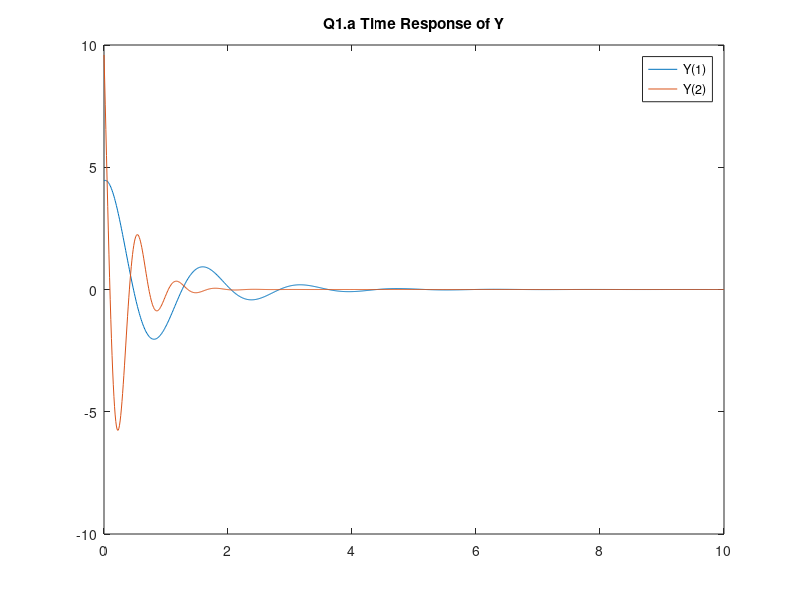
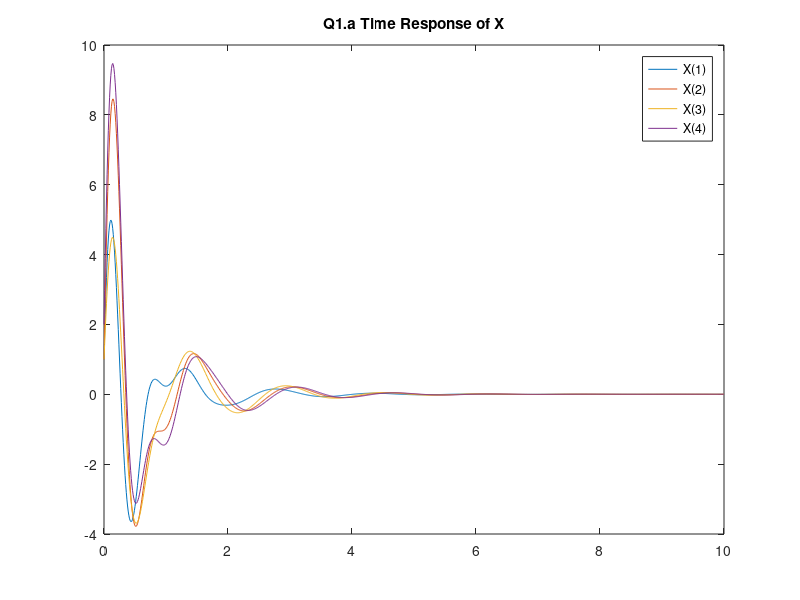
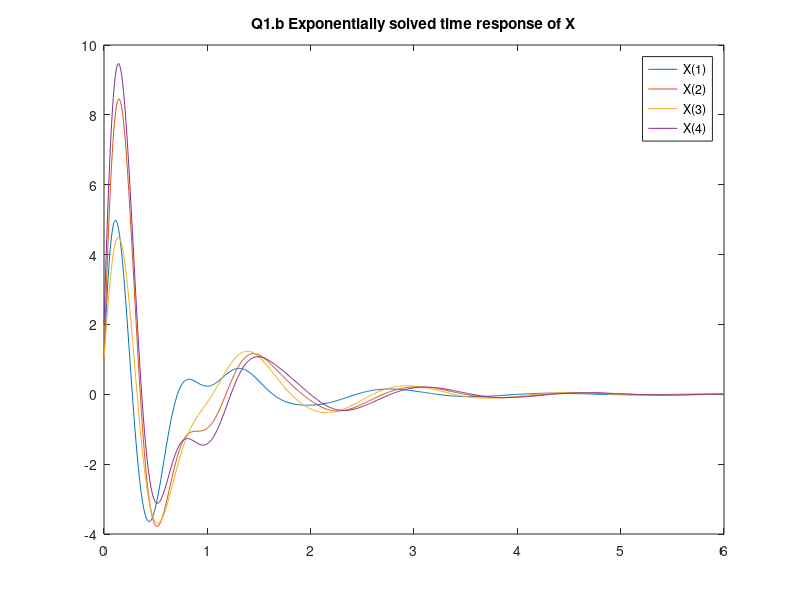
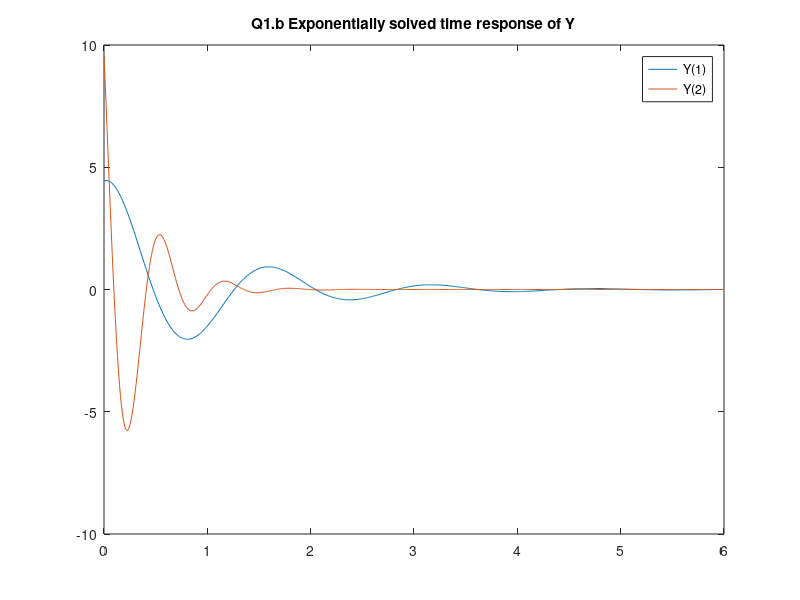

MATLAB code to generate these figures, in order: (Note: this script raises an error after producing the figures.)
%% a
close all
clear

% Create System
A = [12.5314 , -91.36 , 28.7129 , 59.9628 ; 
     21.316 , -115.6631 , 37.5584 , 75.0519 ; 
     13.967 , -53.5817 , 15.4161 , 33.4391 ; 
     20.5222 , -123.3107 , 42.267 , 79.7156]; %4x4

B = [1.7649 , 1.7649; 
     2.8318 , 2.8318; 
     2.2353 , 2.2353; 
     2.7294 , 2.7294]; %2x4
 
C = [-0.46166 , -4.4635 , 1.9151 , 3.7274 ;
      1.0853 , -12.82 , 4.5753 , 8.3759]; %4x2
  
D = [0 , 0 ; 
     0 , 0 ]; %2x2

sys = ss(A,B,C,D);
% End Create System

T = 0:0.01:10; 
X0 = [1, 1, 1, 2].';  % Column vector of initial state
U = zeros(2, length(T));  % Set up with no inputs 2x1001

[Y, Tsim, X] = lsim(sys, U, T, X0);

figure(1)
plot(Tsim, Y);
title("Q1.a Time Response of Y");
legend("Y(1)", "Y(2)")
figure(2)
plot(Tsim, X);
title("Q1.a Time Response of X");
legend("X(1)", "X(2)", "X(3)", "X(4)")
%% b
%close all
clear

% Create System
A = [12.5314 , -91.36 , 28.7129 , 59.9628 ; 
     21.316 , -115.6631 , 37.5584 , 75.0519 ; 
     13.967 , -53.5817 , 15.4161 , 33.4391 ; 
     20.5222 , -123.3107 , 42.267 , 79.7156]; %4x4

B = [1.7649 , 1.7649; 
     2.8318 , 2.8318; 
     2.2353 , 2.2353; 
     2.7294 , 2.7294]; %2x4
 
C = [-0.46166 , -4.4635 , 1.9151 , 3.7274 ;
      1.0853 , -12.82 , 4.5753 , 8.3759]; %4x2
  
D = [0 , 0 ; 
     0 , 0 ]; %2x2

% End Create System

T = 0:0.01:6;
T_idx = 2:1:length(T);
X0 = [1, 1, 1, 2].';  % Column vector of initial state
X = zeros(4,length(T));
X(:,1) = X0;


% As there is no input, it is autonomous, so we can ignore B and D

for t = T_idx
    X(:,t) = expm((T(t) - T(t-1))*A)*X(:,(t-1));
end

figure(3)
plot(T,X)
title("Q1.b Exponentially solved time response of X")
legend("X(1)", "X(2)", "X(3)", "X(4)")
Y = C * X;
figure(4)
plot(T,Y)
title("Q1.b Exponentially solved time response of Y")
legend("Y(1)", "Y(2)")
%% c
clear
% Create System
A = [12.5314 , -91.36 , 28.7129 , 59.9628 ; 
     21.316 , -115.6631 , 37.5584 , 75.0519 ; 
     13.967 , -53.5817 , 15.4161 , 33.4391 ; 
     20.5222 , -123.3107 , 42.267 , 79.7156]; %4x4

B = [1.7649 , 1.7649; 
     2.8318 , 2.8318; 
     2.2353 , 2.2353; 
     2.7294 , 2.7294]; %2x4
 
C = [-0.46166 , -4.4635 , 1.9151 , 3.7274 ;
      1.0853 , -12.82 , 4.5753 , 8.3759]; %4x2
  
D = [0 , 0 ; 
     0 , 0 ]; %2x2

sys = ss(A,B,C,D);
 
% End Create System

T = 0:0.01:10; 
X0 = [1, 1, 1, 2].';  % Column vector of initial state
U = [heaviside(T-1);
     2*heaviside(T-5)];  % Set up with heaviside inputs

[Y, Tsim, X] = lsim(sys, U, T, X0);

figure(5)
plot(Tsim,X)
title("Q1.c Time Response of X with Heaviside Step Functions");
legend("X(1)", "X(2)", "X(3)", "X(4)")
figure(6)
plot(Tsim,Y)
title("Q1.c Time Response of Y with Heaviside Step Functions");
legend("Y(1)", "Y(2)")
%% d
clear

% Create System
A = [12.5314 , -91.36 , 28.7129 , 59.9628 ; 
     21.316 , -115.6631 , 37.5584 , 75.0519 ; 
     13.967 , -53.5817 , 15.4161 , 33.4391 ; 
     20.5222 , -123.3107 , 42.267 , 79.7156]; %4x4

B = [1.7649 , 1.7649; 
     2.8318 , 2.8318; 
     2.2353 , 2.2353; 
     2.7294 , 2.7294]; %2x4
 
C = [-0.46166 , -4.4635 , 1.9151 , 3.7274 ;
      1.0853 , -12.82 , 4.5753 , 8.3759]; %4x2
  
D = [0 , 0 ; 
     0 , 0 ]; %2x2

sys = ss(A,B,C,D);
timeStep = 0.001;
T = 0:timeStep:10; 
% End Create System
sysd = c2d(sys, timeStep);

X0 = [1, 1, 1, 2].';  % Column vector of initial state
U = zeros(2, length(T));  % Set up with no inputs 2x1001

[Y, Tsim, X] = lsim(sysd, U, T, X0);
figure(7)
stairs(Tsim, Y);
title("Q1.d Discrete Time Response of Y");
legend("Y(1)", "Y(2)")
figure(8)
stairs(Tsim, X);
title("Q1.d Discrete Time Response of X");
legend("X(1)", "X(2)", "X(3)", "X(4)")

figure(9)
plot(Tsim, X(:,1));
hold on

for t = [0.01 0.050 0.1]
    T = 0:t:10; 
    sysd = c2d(sys, t);
    X0 = [1, 1, 1, 2].';
    U = zeros(2, length(T));
    
    [Y, Tsim, X] = lsim(sysd, U, T, X0);
    
    stairs(Tsim, X(:,1))
end
legend("continuous", "0.01", "0.05", "0.1")
hold off
%% e 

clear

% Create System
A = [12.5314 , -91.36 , 28.7129 , 59.9628 ; 
     21.316 , -115.6631 , 37.5584 , 75.0519 ; 
     13.967 , -53.5817 , 15.4161 , 33.4391 ; 
     20.5222 , -123.3107 , 42.267 , 79.7156]; %4x4

B = [1.7649 , 1.7649; 
     2.8318 , 2.8318; 
     2.2353 , 2.2353; 
     2.7294 , 2.7294]; %2x4
 
C = [-0.46166 , -4.4635 , 1.9151 , 3.7274 ;
      1.0853 , -12.82 , 4.5753 , 8.3759]; %4x2
  
D = [0 , 0 ; 
     0 , 0 ]; %2x2

sys = ss(A,B,C,D);
timeStep = 0.5;
T = 0:timeStep:10; 
% End Create System
sysd = c2d(sys, timeStep);

X0 = [1, 1, 1, 2].';  % Column vector of initial state
U = zeros(size(T));  % Set up with no inputs 2x1001
U = repmat(U, 2, 1);

[Y, Tsim, X] = lsim(sysd, U, T, X0);
figure(9)
plot(Tsim, Y);
title("Q1.e Discrete T_S Changed Time Response of Y");
legend("Y(1)", "Y(2)")
figure(10)
plot(Tsim, X);
title("Q1.e Discrete T_S Changed Time Response of X");
legend("X(1)", "X(2)", "X(3)", "X(4)")
%% f

clear

% Create System
A = [12.5314 , -91.36 , 28.7129 , 59.9628 ; 
     21.316 , -115.6631 , 37.5584 , 75.0519 ; 
     13.967 , -53.5817 , 15.4161 , 33.4391 ; 
     20.5222 , -123.3107 , 42.267 , 79.7156]; %4x4

B = [1.7649 , 1.7649; 
     2.8318 , 2.8318; 
     2.2353 , 2.2353; 
     2.7294 , 2.7294]; %2x4
 
C = [-0.46166 , -4.4635 , 1.9151 , 3.7274 ;
      1.0853 , -12.82 , 4.5753 , 8.3759]; %4x2
  
D = [0 , 0 ; 
     0 , 0 ]; %2x2
% End Create System

T = 0:0.01:10;
T_idx = 2:1:length(T);
X0 = [1, 1, 1, 2].';  % Column vector of initial state
X = zeros(4, length(T));
X(:,1) = X0;

k_range = 10;
for t = T_idx
    phi = 0;
    for k = 0:1:k_range
       phi = phi + ((T(t)-T(t-1))*A)^k;
    end
    X(:,t) = expm((T(t) - T(t-1))*A)*X(:,(t-1));
end

figure(11)
stairs(T.',X.')
title("Q1.f Matrix Exponential time response of X")
legend("X(1)", "X(2)", "X(3)", "X(4)")
Y = C * X;
figure(12)
stairs(T.',Y.')
title("Q1.f Matrix Exponential time response of Y")
legend("Y(1)", "Y(2)")